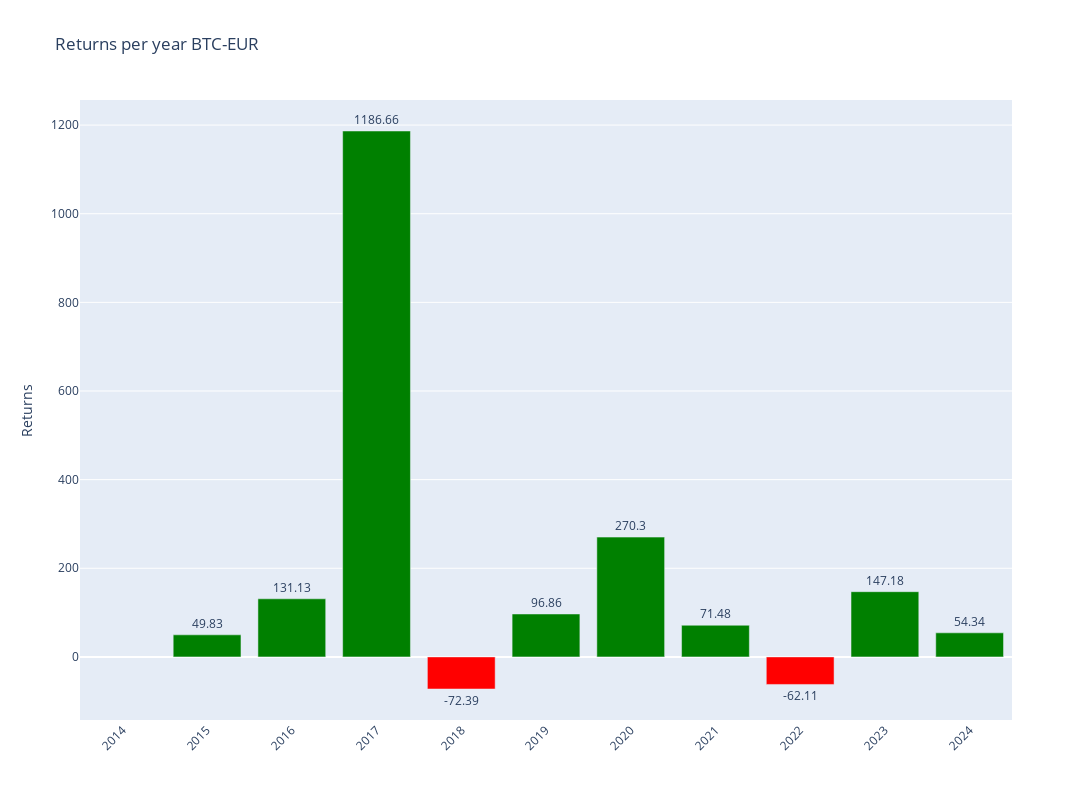

The cell this chart's notebook holds for it:
### Code cell
# Plotly
fig = make_subplots()

# Add colors
colors = ['green' if x >= 0 else 'red' for x in annual_data['Return']]

# Graph (1,1)
fig.add_trace(go.Bar(y=annual_data['Return'],x=annual_data['Return'].index,text=round(annual_data['Return'],2),textposition='outside',marker_color=colors,hoverinfo='skip'),row=1,col=1)

# Update xaxis properties
fig.update_yaxes(title_text="Returns", row=1, col=1)

fig.update_layout(xaxis=dict(tickvals=annual_data.index,tickangle=-45),height=800, width=1300,title=f"Returns per year {ticker}")

fig.show()

### Figure 1 — Plotly figure (JSON) as saved in the notebook; plotly's stock layout.template omitted (floating-point values rounded to 4 significant figures)
{"data": [{"hoverinfo": "skip", "marker": {"color": ["red", "green", "green", "green", "red", "green", "green", "green", "red", "green", "green"]}, "text": [null, 49.83, 131.1, 1187.0, -72.39, 96.86, 270.3, 71.48, -62.11, 147.2, 54.34], "textposition": "outside", "type": "bar", "x": [2014, 2015, 2016, 2017, 2018, 2019, 2020, 2021, 2022, 2023, 2024], "xaxis": "x", "y": [null, 49.83, 131.1, 1187.0, -72.39, 96.86, 270.3, 71.48, -62.11, 147.2, 54.34], "yaxis": "y"}], "layout": {"height": 800, "title": {"text": "Returns per year BTC-EUR"}, "width": 1300, "xaxis": {"anchor": "y", "domain": [0, 1], "tickangle": -45, "tickvals": [2014, 2015, 2016, 2017, 2018, 2019, 2020, 2021, 2022, 2023, 2024]}, "yaxis": {"anchor": "x", "domain": [0, 1], "title": {"text": "Returns"}}}}
